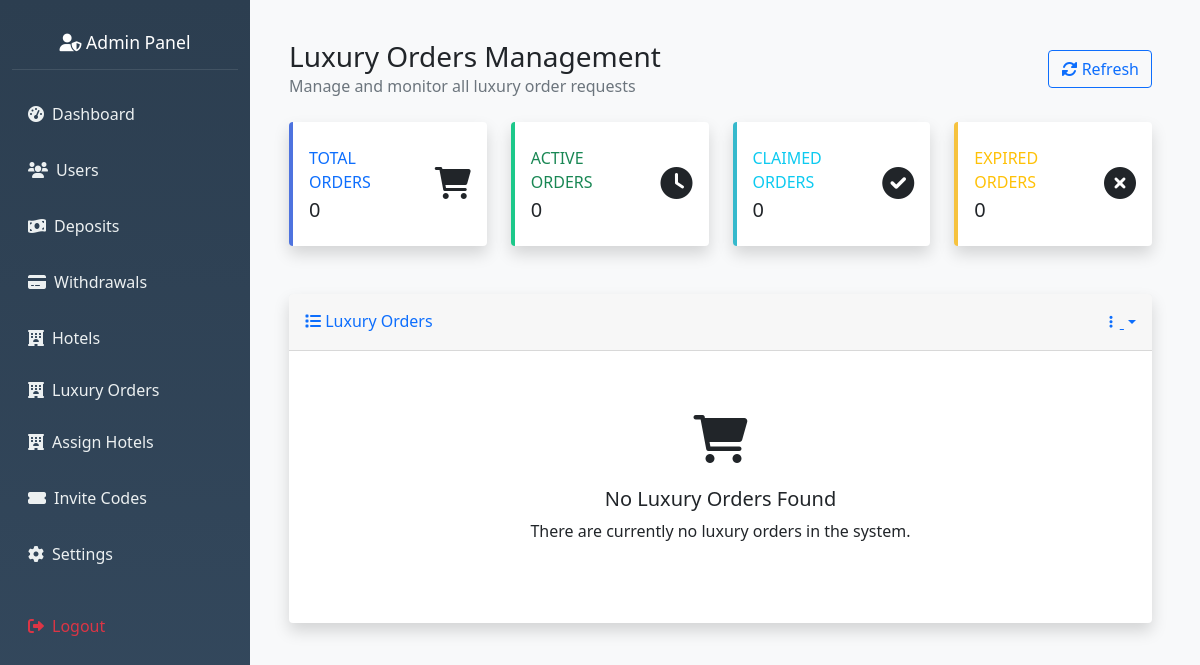
Before: /admin/luxury_orders (signed in) with the older database file.
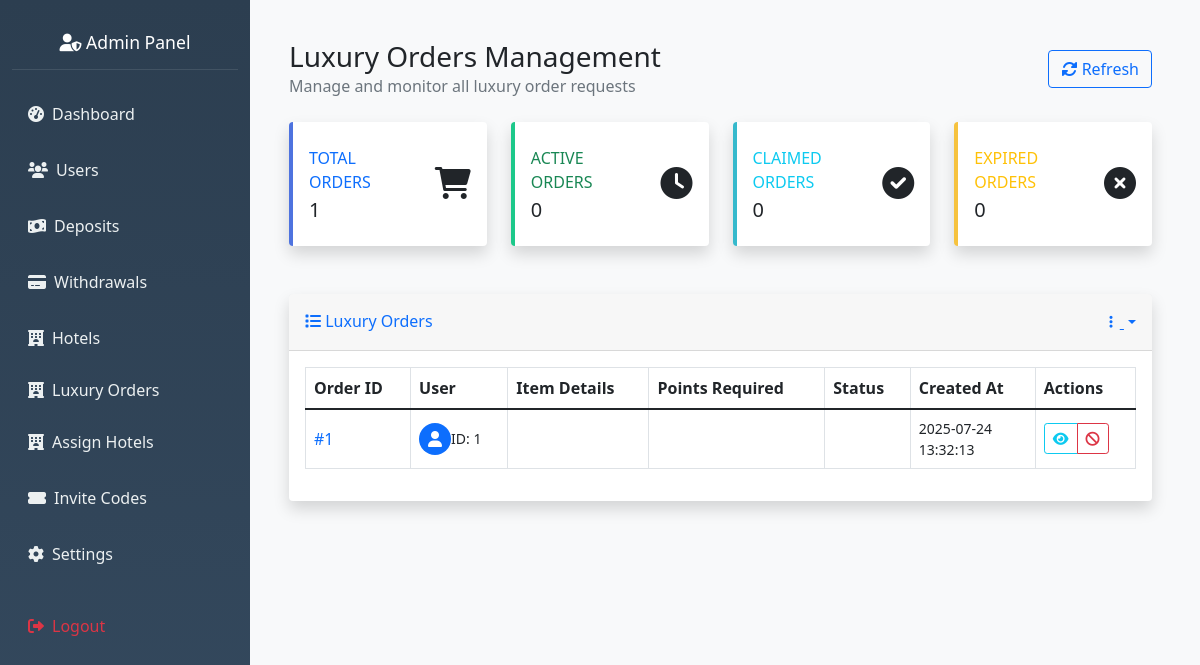
After: the same page with the newer database file.
### hotel_app/models.py (models this page shows, shortened)
class LuxuryOrder(db.Model):
    __tablename__ = 'luxury_orders'
    id = db.Column(db.Integer, primary_key=True)
    user_id = db.Column(db.Integer, db.ForeignKey('user.id'), nullable=False)
    title = db.Column(db.String(255), nullable=False)
    description = db.Column(db.Text)
    amount = db.Column(db.Float, nullable=False)
    image_url = db.Column(db.String(500))
    status = db.Column(db.String(50), default='active')  # active, claimed, expired
    created_by = db.Column(db.Integer, db.ForeignKey('user.id'), nullable=False)  # Admin who created it
    created_at = db.Column(db.DateTime, default=datetime.utcnow)
    claimed_at = db.Column(db.DateTime)
    expires_at = db.Column(db.DateTime)  # Optional expiration
    user = db.relationship('User', foreign_keys=[user_id], backref='luxury_orders')
    admin = db.relationship('User', foreign_keys=[created_by])

class User(db.Model, UserMixin):
    __tablename__ = 'user'
    id = db.Column(db.Integer, primary_key=True)
    nickname = db.Column(db.String(80))
    user_id = db.Column(db.String(6), unique=True)
    agent_id = db.Column(db.String(6), unique=True)
    contact = db.Column(db.String(20))
    invitation_code = db.Column(db.String(20))
    member_points = db.Column(db.Integer, default=0)
    trial_bonus = db.Column(db.Float, default=564.00)
    balance = db.Column(db.Float, default=0.0)
    total_deposits = db.Column(db.Float, default=0.0)
    vip_level = db.Column(db.String(10), default='VIP0')
    withdrawal_password = db.Column(db.String(100))
    password_hash = db.Column(db.String(100))
    is_active = db.Column(db.Boolean, default=False)
    created_at = db.Column(db.DateTime, default=datetime.utcnow)
    session_locked = db.Column(db.Boolean, default=False)
    total_commission_earned = db.Column(db.Float, default=0.0)
    first_session_completed = db.Column(db.Boolean, default=False)
    session_reset_date = db.Column(db.String)
    bound_wallet_type = db.Column(db.String(20))
    max_first_session_reservations = db.Column(db.Integer, default=35)
    wallet_bound_at = db.Column(db.DateTime)
    second_session_reservations_count = db.Column(db.Integer, default=0)
    second_session_commission = db.Column(db.Float, default=0.0)
    bound_wallet_address = db.Column(db.String(200))
    first_session_commission = db.Column(db.Float, default=0.0)
    first_session_reservations_count = db.Column(db.Integer, default=0)
    current_session = db.Column(db.String(10), default='first')
    revolut_name = db.Column(db.String(100))
    revolut_iban = db.Column(db.String(50))
    revolut_revtag = db.Column(db.String(20))
    ip_address = db.Column(db.String(45))  # IPv6 can be up to 45 characters
    country = db.Column(db.String(100))
    country_code = db.Column(db.String(2))
    region = db.Column(db.String(100))
    city = db.Column(db.String(100))
    latitude = db.Column(db.Float)
    longitude = db.Column(db.Float)
    timezone = db.Column(db.String(50))
    isp = db.Column(db.String(255))
    last_location_update = db.Column(db.DateTime, default=datetime.utcnow)
    reservations = db.relationship('Reservation', backref='user', lazy=True)
    deposit_requests = db.relationship('DepositRequest', backref='user', lazy=True)
    withdrawal_requests = db.relationship('WithdrawalRequest', backref='user', lazy=True)
    hotel_assignments = db.relationship('UserHotelAssignment', backref='user', lazy=True)
    hotel_ratings = db.relationship('UserHotelRating', backref='user', lazy=True)

### hotel_app/routes.py (the view)
@app.route('/admin/luxury_orders')
@admin_required
def admin_luxury_orders():
    page = request.args.get('page', 1, type=int)
    per_page = 20
    orders = LuxuryOrder.query.join(User, LuxuryOrder.user_id == User.id)\
                             .order_by(LuxuryOrder.created_at.desc())\
                             .paginate(page=page, per_page=per_page, error_out=False)
    return render_template('admin_luxury_orders.html', orders=orders)

### hotel_app/routes.py (called while the page is built)
def admin_required(f):
    @wraps(f)
    def wrapper(*args, **kwargs):
        admin_id = session.get('admin_id')
        if not admin_id:
            flash("Admin login required.", "danger")
            return redirect(url_for('admin_login'))
        admin = Admin.query.get(admin_id)
        if not admin or not admin.is_active:
            session.pop('admin_id', None)
            flash("Admin access denied.", "danger")
            return redirect(url_for('admin_login'))
        g.current_admin = admin
        return f(*args, **kwargs)
    return wrapper

@app.before_request
def check_admin_routes():
    if request.endpoint and request.endpoint.startswith('admin_') and request.endpoint != 'admin_login':
        if 'admin_id' not in session:
            return redirect(url_for('admin_login'))

### hotel_app/templates/admin_luxury_orders.html (shortened to what the changed rows need)
{% extends 'admin_base.html' %}
{% block content %}
<div class="container-fluid px-4">
    <div class="d-flex justify-content-between align-items-center py-4">
        <div>
            <h1 class="h3 mb-0 text-gray-800">Luxury Orders Management</h1>
        </div>
    </div>
    <div class="row mb-4">
        <div class="col-xl-3 col-md-6 mb-4">
            <div class="card border-left-primary shadow h-100 py-2">
                <div class="card-body">
                    <div class="row no-gutters align-items-center">
                        <div class="col mr-2">
                            <div class="text-xs font-weight-bold text-primary text-uppercase mb-1">
                                Total Orders</div>
                            <div class="h5 mb-0 font-weight-bold text-gray-800">{{ orders.total }}</div>
                        </div>
                    </div>
                </div>
            </div>
        </div>
    </div>
    <div class="card shadow mb-4">
        <div class="card-body">
            {% if orders.items %}
            <div class="table-responsive">
                <table class="table table-bordered table-hover" id="ordersTable" width="100%" cellspacing="0">
                    <thead class="thead-light">
                        <tr>
                            <th>Order ID</th>
                            <th>User</th>
                            <th>Item Details</th>
                            <th>Points Required</th>
                            <th>Status</th>
                            <th>Created At</th>
                            <th>Actions</th>
                        </tr>
                    </thead>
                    <tbody>
                        {% for order in orders.items %}
                        <tr id="order-row-{{ order.id }}">
                            <td>
                                <span class="font-weight-bold text-primary">#{{ order.id }}</span>
                            </td>
                            <td>
                                <div class="d-flex align-items-center">
                                    <div class="mr-3">
                                        <div class="icon-circle bg-primary">
                                            <i class="fas fa-user text-white"></i>
                                        </div>
                                    </div>
                                    <div>
                                        <div class="small text-gray-500">ID: {{ order.user.id }}</div>
                                    </div>
                                </div>
                            </td>
                            <td>
                            </td>
                            <td>
                                <span class="badge badge-info badge-pill">
                                    <i class="fas fa-star"></i> {{ order.points_required }}
                                </span>
                            </td>
                            <td>
                                {% if order.status == 'pending' %}
                                    <span class="badge badge-warning">
                                        <i class="fas fa-clock"></i> Pending
                                    </span>
                                {% elif order.status == 'claimed' %}
                                    <span class="badge badge-success">
                                        <i class="fas fa-check"></i> Claimed
                                    </span>
                                {% elif order.status == 'expired' %}
                                    <span class="badge badge-secondary">
                                        <i class="fas fa-times"></i> Expired
                                    </span>
                                {% else %}
                                    <span class="badge badge-light">{{ order.status|title }}</span>
                                {% endif %}
                            </td>
                            <td>
                                <div class="small">
                                    {{ order.created_at.strftime('%Y-%m-%d') }}
                                    <br>
                                    <span class="text-gray-500">{{ order.created_at.strftime('%H:%M:%S') }}</span>
                                </div>
                            </td>
                            <td>
                                <div class="btn-group" role="group">
                                    <button class="btn btn-sm btn-outline-info"
                                            onclick="viewOrder({{ order.id }})"
                                            data-toggle="tooltip" title="View Details">
                                        <i class="fas fa-eye"></i>
                                    </button>
                                    {% if order.status != 'claimed' %}
                                    <button class="btn btn-sm btn-outline-danger"
                                            onclick="cancelOrder({{ order.id }})"
                                            data-toggle="tooltip" title="Cancel Order">
                                        <i class="fas fa-ban"></i>
                                    </button>
                                    {% endif %}
                                </div>
                            </td>
                        </tr>
                        {% endfor %}
                    </tbody>
                </table>
            </div>
            {% else %}
            <div class="text-center py-5">
                <div class="mb-4">
                    <i class="fas fa-shopping-cart fa-3x text-gray-300"></i>
                </div>
                <h5 class="text-gray-600">No Luxury Orders Found</h5>
                <p class="text-gray-500">There are currently no luxury orders in the system.</p>
            </div>
            {% endif %}
        </div>
    </div>
</div>
{% endblock %}

Changed rows visible on the page:
added LuxuryOrder: id "1", user.id "1", created_at "2025-07-24", created_at "13:32:13"
Other visible differences:
{{ orders.total }}: "0" → "1"
text no longer shown: "No Luxury Orders Found There are currently no luxury orders in the system."
text now shown: "Order ID User Item Details Points Required Status Created At Actions"
